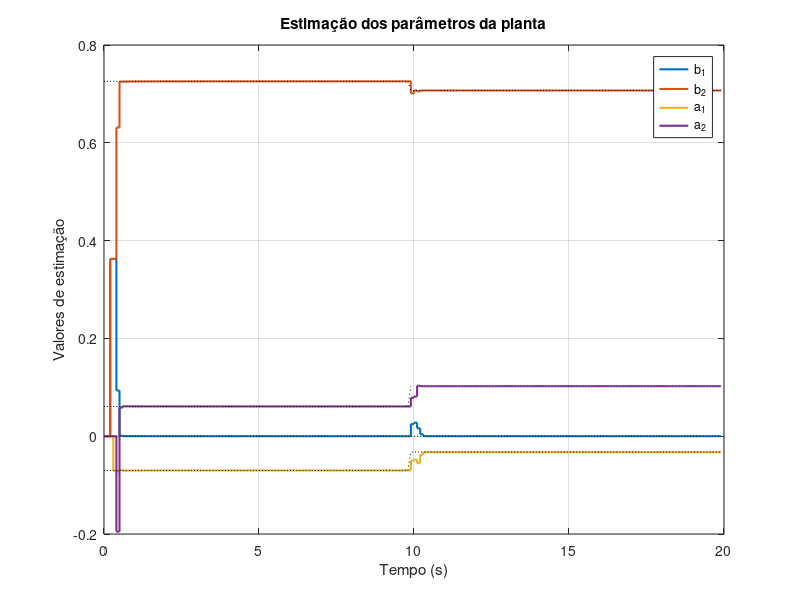

Recreate this plot in MATLAB.
clear;
clc;


%% Sistema 1
K = 1;
Wn = 20;
Xi = 0.7;

G1 = tf([K*(Wn^2)], [1, 2*Xi*Wn, Wn^2]);

% sistema discretizado
fs = 10;
T = 1/fs;

G1z = c2d(G1, T, 'zoh');
b1_1 = G1z.num{1}(1);
b2_1 = G1z.num{1}(2);
a1_1 = G1z.den{1}(2);
a2_1 = G1z.den{1}(3);

%% Sistema 2
K = 0.95;
Wn = 19;
Xi = 0.6;

G2 = tf([K*(Wn^2)], [1, 2*Xi*Wn, Wn^2]);

G2z = c2d(G2, T, 'zoh');
b1_2 = G2z.num{1}(1);
b2_2 = G2z.num{1}(2);
a1_2 = G2z.den{1}(2);
a2_2 = G2z.den{1}(3);

%% Planta variante no tempo
tmax = 20;
tempo = 0:T:tmax-T;
N = numel(tempo);

b1 = b1_1*ones(1,N);
b2 = b2_1*ones(1,N);
a1 = a1_1*ones(1,N);
a2 = a2_1*ones(1,N);

b1(N/2:end) = b1_2;
b2(N/2:end) = b2_2;
a1(N/2:end) = a1_2;
a2(N/2:end) = a2_2;

%% Entrada e saida do sistema
freq = 2;
duty = 50;
x = square(2*pi*freq.*tempo,duty);

y = zeros(1,N);


%%
rho = 500;
P = rho*eye(4);
u = zeros(4,1);

theta = zeros(4,N);

lambda = 0.95;

var_aux = 0;

for n = 3:N

    % saida do sistema
    y(n) = b1(n)*x(n-1) + b2(n)*x(n-2) - a1(n)*y(n-1) -a2(n)*y(n-2);

    % atualizacao vetor u
    u = [x(n-1);  x(n-2); -y(n-1);  -y(n-2)];

    % erro da estimação
    e(n) = y(n) - u.'*theta(:,n-1);

    if (abs(e(n)) > 0.03 & var_aux > N/10)
    P = rho*eye(4);
    var_aux = 0;
    end

    % vetor de ganho h
    h = P*u/(1+u'*P*u);

    % Atualizacao dos parametros
    theta(:,n) = theta(:,n-1) + h*(y(n) - u.'*theta(:,n-1));

    % atualizacao da matriz P
    P = (eye(4) - h*u')*P;

    var_aux = var_aux + 1
end

% Resultados
figure;
stairs(tempo, theta','LineWidth', 1.5);
hold on;
plot(tempo, b1, 'k:');
plot(tempo, b2, 'k:');
plot(tempo, a1, 'k:');
plot(tempo, a2, 'k:');
legend('b_1', 'b_2', 'a_1', 'a_2');
xlabel('Tempo (s)');
ylabel('Valores de estimação')
title('Estimação dos parâmetros da planta')
grid on;
